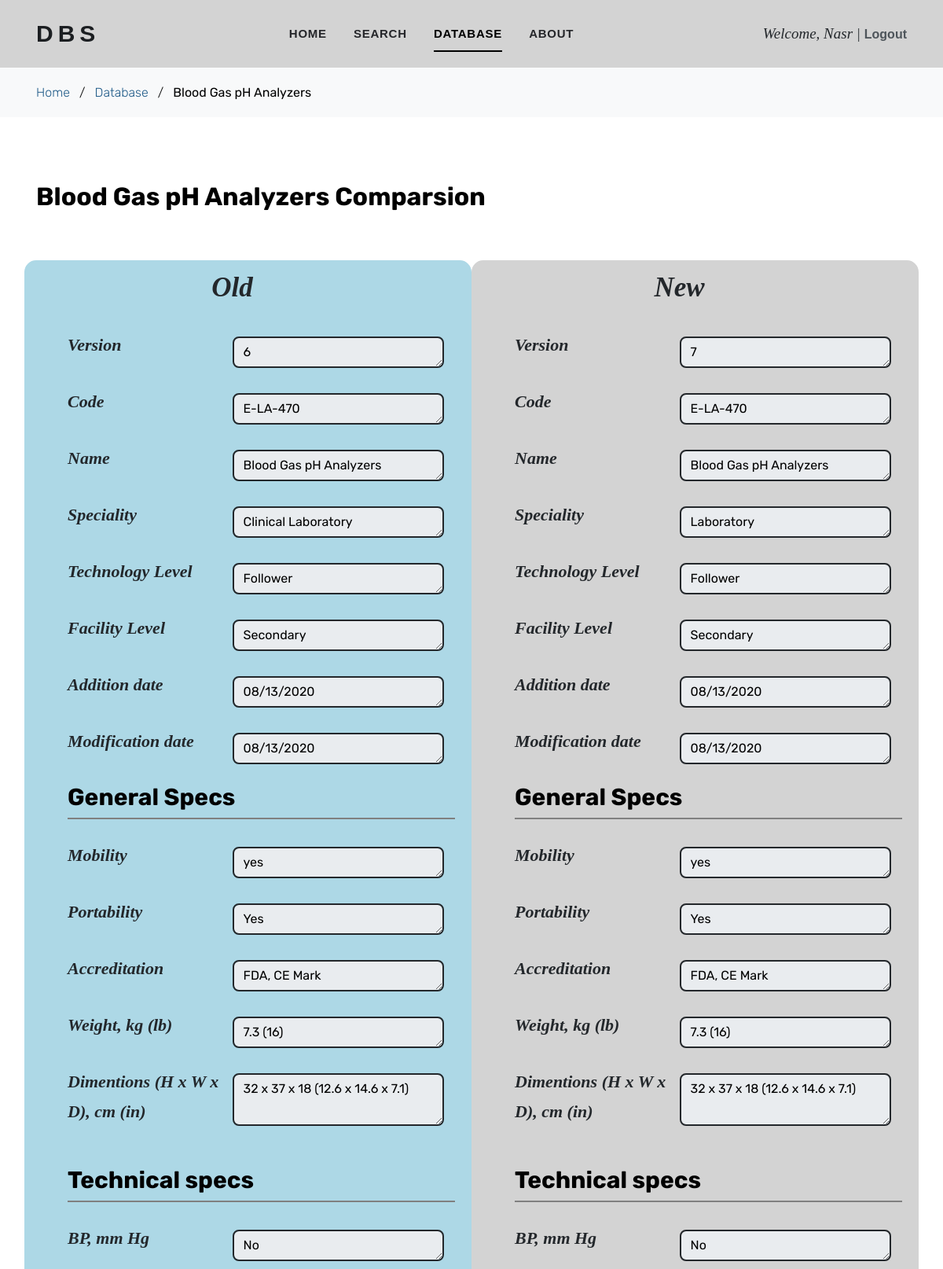
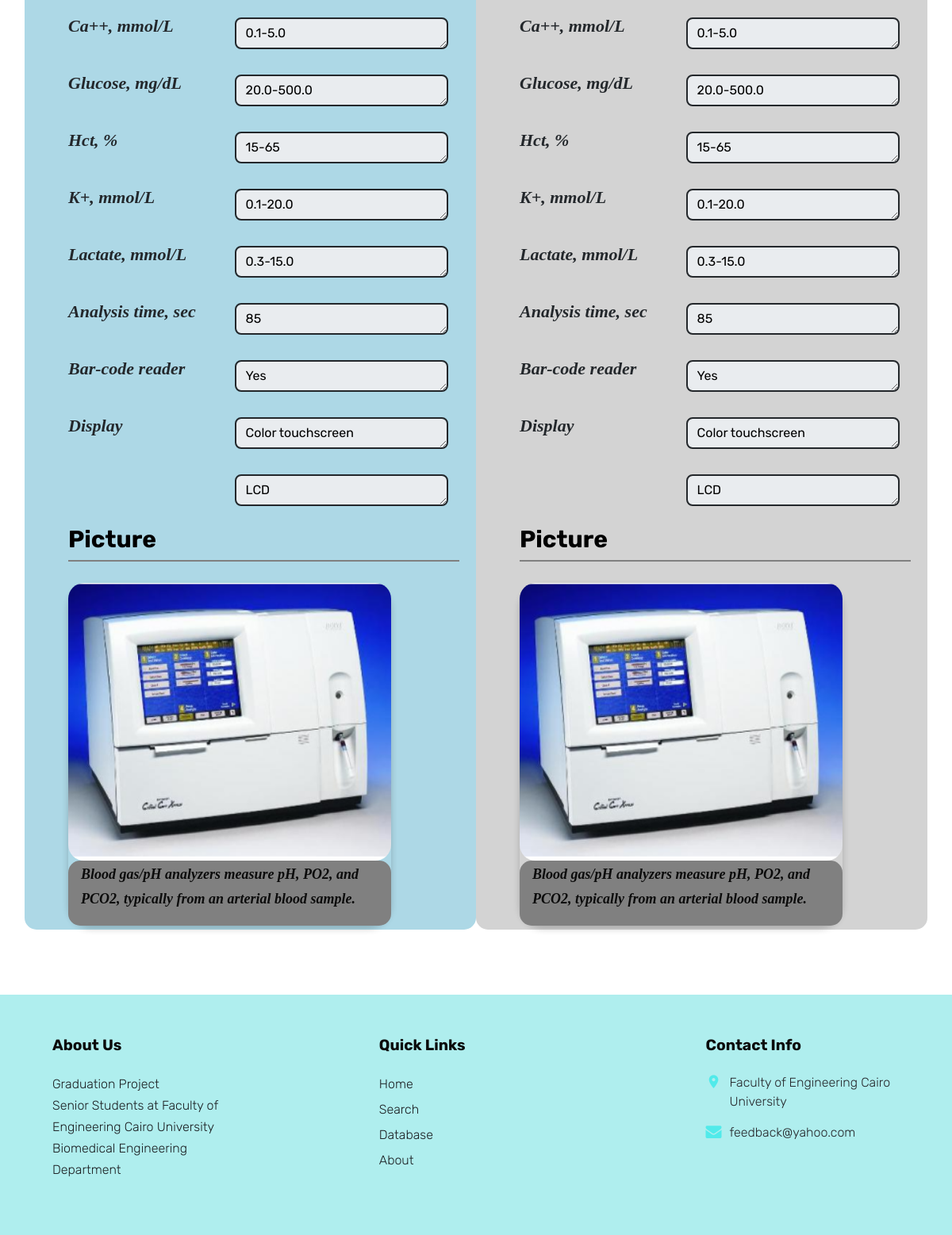
The app's page /techspecs/compare/4/ (signed in) with its own data (2 pictures, top to bottom).
### techspecs/models.py (models this page shows, shortened)
class Technical_Report_Copy(models.Model):
    code = models.CharField(max_length=10)
    version = models.PositiveIntegerField()
    equipment_name = models.CharField(max_length=50)
    purpose = models.TextField(default='654')
    speciality = models.CharField(max_length=25)
    picture = models.ImageField(upload_to='media/', height_field=None, width_field=None, max_length=1000)
    general_specs = models.ManyToManyField(General_Specs, blank=True)
    technical_specs = models.ManyToManyField(Technical_Specs, blank=True)
    modification_date = models.CharField(max_length=20)
    addition_date = models.CharField(max_length=20)
    technology_level = models.CharField(max_length=10)
    facility_level = models.CharField(max_length=10)

class General_Specs(models.Model):
    name = models.CharField(max_length=100, null=True)
    value = models.CharField(max_length=100, null=True)

class Technical_Specs(models.Model):
    name = models.CharField(max_length=100, null=True, blank=True)
    value = models.CharField(max_length=100, null=True, blank=True)

class Technical_Report(models.Model):
    code = models.CharField(max_length=10)
    version = models.PositiveIntegerField()
    equipment_name = models.CharField(max_length=50)
    purpose = models.TextField(default='654')
    speciality = models.CharField(max_length=25)
    picture = models.ImageField(upload_to='media/', height_field=None, width_field=None, max_length=1000)
    general_specs = models.ManyToManyField(General_Specs, blank=True)
    technical_specs = models.ManyToManyField(Technical_Specs, blank=True)
    modification_date = models.CharField(max_length=20)
    addition_date = models.CharField(max_length=20)
    technology_level = models.CharField(max_length=10)
    facility_level = models.CharField(max_length=10)

### techspecs/views.py (the view)
# urls.py: path('compare/<str:id>/', views.archive_view, name='compare'),
@login_required(login_url='login')
def archive_view(request, id):
    new_device = Technical_Report.objects.get(pk=id)
    device = Technical_Report_Copy.objects.get(pk=id)
    return render(request, 'techspecs/compare.html', {'new_device': new_device, 'device': device})

### techspecs/templates/techspecs/compare.html (shortened to what this page needs)
{% extends 'base.html' %}
{% block content %}
    <div class="site-navbar py-2" style="background: lightgray">
      <div class="container">
        <div class="d-flex align-items-center justify-content-between">
          <div class="logo">
            <div class="site-logo">
              <a href="{% url 'home' %}" class="js-logo-clone">DBS</a>
            </div>
          </div>
        <div class="main-nav d-none d-lg-block">
                <nav class="site-navigation text-right text-md-center" role="navigation">
                  <ul class="site-menu js-clone-nav d-none d-lg-block">
                    <li><a href="{% url 'home' %}">Home</a></li>
                    <li><a href="{% url 'search' %}">Search</a></li>
                    <li class="active"><a href="{% url 'all_equipments' %}">Database</a></li>
                    <li><a href="{% url 'about' %}">About</a></li>
                  </ul>
                </nav>
              </div>
            {% if user.is_authenticated %}
            <div>
            <span class="text" style="font-size: 19px; text-transform: capitalize"> Welcome, {{ request.user }}  |  </span>
            <span><a href="{% url 'logout' %}">Logout</a></span>
            </div>
        {% else %}
            <span><a href="{% url 'login' %}">Sign In</a> | <a href="{% url 'register' %}">Sign Up</a></span>
        {% endif %}
        </div>
      </div>
</div>
    <div class="bg-light py-3">
      <div class="container">
        <div class="row">
          <div class="col-md-12 mb-0">
            <a href="{% url 'home' %}" style="color: #1d5987">Home</a> <span class="mx-2 mb-0">/</span>
          <a href="{% url 'all_equipments' %}" style="color: #1d5987">Database</a> <span class="mx-2 mb-0">/</span>
            <strong class="text-black">{{ device.equipment_name }}</strong>
            </div>
        </div>
      </div>
    </div>
<div class="site-section">
<div class="container">
<h2 class="text-black">
    <b>{{ device.equipment_name }} Comparsion</b>
</h2>
<br/>
<br/>
<div class="row">
  <div class="column" style="background-color:lightblue; border: 2px solid lightblue;border-radius: 15px">
    <form class="text-black" style="padding-left: 50px ">
<div class="form-group row ">
<label for="colFormLabel"  style="text-align: center; font-size: 35px" class="col-sm-10 text_form text-black">Old</label>
</div>
<div class="form-group row ">
<label for="colFormLabel" class="col-sm-5 text_form">Version</label>
<textarea class="form-control col-sm-6 text-black input_form" id="colFormLabel" rows="1" readonly wrap="hard">{{ device.version }}</textarea>
</div>
{% if device.code %}
<div class="form-group row ">
<label for="colFormLabel" class="col-sm-5 text_form">Code</label>
<textarea class="form-control col-sm-6 text-black input_form" id="colFormLabel" rows="1" readonly wrap="hard">{{ device.code }}</textarea>
</div>
{% endif %}
{% if device.equipment_name %}
<div class="form-group row">
<label for="colFormLabel" class="col-sm-5 text_form">Name</label>
<textarea class="form-control col-sm-6 text-black input_form" id="colFormLabel" rows="1" readonly wrap="hard" >{{ device.equipment_name }}</textarea>
</div>
{% endif %}
{% if device.speciality %}
<div class="form-group row">
<label for="colFormLabel" class="col-sm-5 text_form">Speciality</label>
<textarea class="form-control col-sm-6 text-black input_form" id="colFormLabel" rows="1" readonly wrap="hard">{{ device.speciality }}</textarea>
</div>
{% endif %}
{% if device.technology_level %}
<div class="form-group row">
<label for="colFormLabel" class="col-sm-5 text_form">Technology Level</label>
<textarea class="form-control col-sm-6 text-black input_form" id="colFormLabel" rows="1" readonly wrap="hard">{{ device.technology_level }}</textarea>
</div>
{% endif %}
{% if device.facility_level %}
<div class="form-group row">
<label for="colFormLabel" class="col-sm-5 text_form">Facility Level </label>
<textarea class="form-control col-sm-6 text-black input_form" id="colFormLabel" rows="1" readonly wrap="hard">{{ device.facility_level }}</textarea>
</div>
{% endif %}
{% if device.addition_date %}
<div class="form-group row">
<label for="colFormLabel" class="col-sm-5 text_form">Addition date</label>
<textarea class="form-control col-sm-6 text-black input_form" id="colFormLabel" rows="1" readonly wrap="hard">{{ device.addition_date }}</textarea>
</div>
{% endif %}
{% if device.modification_date %}
<div class="form-group row">
<label for="colFormLabel" class="col-sm-5 text_form">Modification date</label>
<textarea class="form-control col-sm-6 text-black input_form" id="colFormLabel" rows="1" readonly wrap="hard">{{ device.modification_date }}</textarea>
</div>
{% endif %}
{% if device.general_specs.all  %}
<h2  style="font-weight: bold; font-size: 30px">General Specs</h2>
<hr style="border: 1px solid gray; width: 13cm; margin: 0px "/><br/>
{% endif %}
{% for item in device.general_specs.all %}
    <div class="form-group row">
    <label for="colFormLabel" class="col-sm-5 text_form">{{item.name}}</label>
    <textarea class="form-control col-sm-6 text-black input_form" id="colFormLabel" rows="1" readonly wrap="hard">{{ item.value }}</textarea>
    </div>
{% endfor %}
    <br/>
{% if device.technical_specs.all  %}
<h2  style="font-weight: bold; font-size: 30px">Technical specs</h2>
<hr style="border: 1px solid gray; width: 13cm; margin: 0px "/><br/>
{% endif %}
{% for item in device.technical_specs.all %}
    <div class="form-group row">
    <label for="colFormLabel" class="col-sm-5 text_form">{{item.name}}</label>
    <textarea class="form-control col-sm-6 text-black input_form" id="colFormLabel" rows="1" readonly wrap="hard">{{ item.value }}</textarea>
    </div>
{% endfor %}
{% if device.picture %}
<h2  style="font-weight: bold; font-size: 30px">Picture</h2>
<hr style="border: 1px solid gray; width: 13cm; margin: 0px "/><br/>
<div class="card1" >
  <img src="{{ device.picture.url }}" class="card-img" alt="Image" style="border-radius: 20px; height: 350px">
  {% if device.purpose %}
    <div class="card-body container" style="background: gray;border-radius: 15px;" >
    <p class=" text_form"  style="color: #0b0b0b; font-size: 18px">{{device.purpose }}</p>
  </div>
  {% endif %}
</div>
{% endif %}
</form>
  </div>
  <div class="column" style="background-color:lightgray; border: 2px solid lightgray;border-radius: 15px;">
    <form class="text-black" style="padding-left: 50px ">
<div class="form-group row ">
<label for="colFormLabel"  style="text-align: center; font-size: 35px;"  class="col-sm-10 text_form">New</label>
</div>
<div class="form-group row ">
<label for="colFormLabel" class="col-sm-5 text_form">Version</label>
<textarea class="form-control col-sm-6 text-black input_form" id="colFormLabel" rows="1" readonly wrap="hard">{{ new_device.version }}</textarea>
</div>
{% if new_device.code %}
<div class="form-group row ">
<label for="colFormLabel" class="col-sm-5 text_form">Code</label>
<textarea class="form-control col-sm-6 text-black input_form" id="colFormLabel" rows="1" readonly wrap="hard">{{ new_device.code }}</textarea>
</div>
{% endif %}
{% if new_device.equipment_name %}
<div class="form-group row">
<label for="colFormLabel" class="col-sm-5 text_form">Name</label>
<textarea class="form-control col-sm-6 text-black input_form" id="colFormLabel" rows="1" readonly wrap="hard" >{{ new_device.equipment_name }}</textarea>
</div>
{% endif %}
{% if new_device.speciality %}
<div class="form-group row">
<label for="colFormLabel" class="col-sm-5 text_form">Speciality</label>
<textarea class="form-control col-sm-6 text-black input_form" id="colFormLabel" rows="1" readonly wrap="hard">{{ new_device.speciality }}</textarea>
</div>
{% endif %}
{% if new_device.technology_level %}
<div class="form-group row">
<label for="colFormLabel" class="col-sm-5 text_form">Technology Level</label>
<textarea class="form-control col-sm-6 text-black input_form" id="colFormLabel" rows="1" readonly wrap="hard">{{ new_device.technology_level }}</textarea>
</div>
{% endif %}
{% if new_device.facility_level %}
<div class="form-group row">
<label for="colFormLabel" class="col-sm-5 text_form">Facility Level </label>
<textarea class="form-control col-sm-6 text-black input_form" id="colFormLabel" rows="1" readonly wrap="hard">{{ new_device.facility_level }}</textarea>
</div>
{% endif %}
{% if new_device.addition_date %}
<div class="form-group row">
<label for="colFormLabel" class="col-sm-5 text_form">Addition date</label>
<textarea class="form-control col-sm-6 text-black input_form" id="colFormLabel" rows="1" readonly wrap="hard">{{ new_device.addition_date }}</textarea>
</div>
{% endif %}
{% if new_device.modification_date %}
<div class="form-group row">
<label for="colFormLabel" class="col-sm-5 text_form">Modification date</label>
<textarea class="form-control col-sm-6 text-black input_form" id="colFormLabel" rows="1" readonly wrap="hard">{{ new_device.modification_date }}</textarea>
</div>
{% endif %}
{% if new_device.general_specs.all  %}
<h2  style="font-weight: bold; font-size: 30px">General Specs</h2>
<hr style="border: 1px solid gray; width: 13cm; margin: 0px "/><br/>
{% endif %}
{% for item in new_device.general_specs.all %}
    <div class="form-group row">
    <label for="colFormLabel" class="col-sm-5 text_form">{{item.name}}</label>
    <textarea class="form-control col-sm-6 text-black input_form" id="colFormLabel" rows="1" readonly wrap="hard">{{ item.value }}</textarea>
    </div>
{% endfor %}
    <br/>
{% if new_device.technical_specs.all  %}
<h2  style="font-weight: bold; font-size: 30px">Technical specs</h2>
<hr style="border: 1px solid gray; width: 13cm; margin: 0px "/><br/>
{% endif %}
{% for item in new_device.technical_specs.all %}
    <div class="form-group row">
    <label for="colFormLabel" class="col-sm-5 text_form">{{item.name}}</label>
    <textarea class="form-control col-sm-6 text-black input_form" id="colFormLabel" rows="1" readonly wrap="hard">{{ item.value }}</textarea>
    </div>
{% endfor %}
{% if new_device.picture %}
<h2  style="font-weight: bold; font-size: 30px">Picture</h2>
<hr style="border: 1px solid gray; width: 13cm; margin: 0px "/><br/>
<div class="card1" >
  <img src="{{ new_device.picture.url }}" class="card-img" alt="Image" style="border-radius: 20px; height: 350px">
    {% if new_device.purpose %}
  <div class="card-body container" style="background: gray;border-radius: 15px;" >
    <p class=" text_form"  style="color: #0b0b0b; font-size: 18px">{{new_device.purpose }}</p>
  </div>
    {% endif %}
</div>
{% endif %}
</form>
  </div>
</div>
</div>
</div>
{% endblock %}

### static/techspecs/css/style.css (style rules this page uses)
body { line-height: 1.7; color: black; font-weight: 300; font-size: 16px; }
a { -webkit-transition: .3s all ease; -o-transition: .3s all ease; transition: .3s all ease; }
.text-black { color: #000; }
.site-section { padding: 2.5em 0; }
@media (min-width: 768px) { .site-section { padding: 5em 0; } }
.site-logo a { text-transform: uppercase; letter-spacing: .2em; font-size: 30px; color: #1b1e21 !important; font-weight: 900; }
.site-navbar { margin-bottom: 0px; z-index: 2000; position: relative; top: 0; width: 100%; background: white; }
.site-navbar a { color: #4e555b; font-family: "Italic Outline Art", sans-serif; text-shadow: #363636; font-weight: bold; }
.site-navbar .site-navigation .site-menu { margin-left: 0; padding-left: 0; margin-bottom: 0; }
.site-navbar .site-navigation .site-menu .active > a { color: #000; position: relative; }
.site-navbar .site-navigation .site-menu .active > a:before { content: ""; position: absolute; left: 10px; right: 10px; height: 2px; background: #000; bottom: 0; }
.site-navbar .site-navigation .site-menu a { text-decoration: none !important; font-size: 15px; display: inline-block; }
.site-navbar .site-navigation .site-menu > li { display: inline-block; padding: 10px 5px; }
.site-navbar .site-navigation .site-menu > li > a { padding: 10px 10px; text-transform: uppercase; letter-spacing: .05em; color: #25262a; font-size: 15px; text-decoration: none !important; }
.site-mobile-menu .site-mobile-menu-header .site-mobile-menu-logo a { display: inline-block; text-transform: uppercase; color: #000; letter-spacing: .2em; font-size: 22px; font-weight: 900; }
.site-mobile-menu .site-nav-wrap { padding: 0; margin: 0; list-style: none; position: relative; }
.site-mobile-menu .site-nav-wrap a { padding: 10px 20px; display: block; position: relative; color: #212529; }
.site-mobile-menu .site-nav-wrap li { position: relative; display: block; }
.site-mobile-menu .site-nav-wrap > li { display: block; position: relative; float: left; width: 100%; }
.site-mobile-menu .site-nav-wrap > li > a { padding-left: 20px; font-size: 20px; }

### static/techspecs/mystyle.css (style rules this page uses)
.input_form { margin: 8px 0; box-sizing: border-box; border: 2px solid #23272b; border-radius: 8px; outline: none; }
.text { font-family: "Times New Roman", serif; font-style: italic; text-shadow: #363636; color: #23272b; font-size: 24px; }
.text_form { font-family: "Times New Roman", serif; font-weight: bold; font-style: italic; text-shadow: #363636; color: #23272b; font-size: 22px; }
.column { flex: 50%; float: left; width: 50%; padding: 3px; }
.row:after { content: ""; display: table; clear: both; }
img { border-radius: 5px 5px 0 0; }
.container { padding: 2px 16px; }
.card1 { box-shadow: 0 4px 8px 0 rgba(0,0,0,0.2); transition: 0.3s; width: 80%; height: 60%; border-radius: 30px; }

### records on screen
Technical_Report_Copy: equipment_name "Blood Gas pH Analyzers", version "6", code "E-LA-470", speciality "Clinical Laboratory", technology_level "Follower", facility_level "Secondary", addition_date "08/13/2020", modification_date "08/13/2020", picture (picture), purpose "Blood gas/pH analyzers measure pH, PO2, and PCO2, typically from an arterial blood sample."
General_Specs: name "Mobility", value "yes"
General_Specs: name "Portability", value "Yes"
General_Specs: name "Accreditation", value "FDA, CE Mark"
General_Specs: name "Weight, kg (lb)", value "7.3 (16)"
General_Specs: name "Dimentions (H x W x D), cm (in)", value "32 x 37 x 18 (12.6 x 14.6 x 7.1)"
Technical_Specs: name "BP, mm Hg", value "No"
Technical_Specs: name "Ca++, mmol/L", value "0.1-5.0"
Technical_Specs: name "Glucose, mg/dL", value "20.0-500.0"
Technical_Specs: name "Hct, %", value "15-65"
Technical_Specs: name "K+, mmol/L", value "0.1-20.0"
Technical_Specs: name "Lactate, mmol/L", value "0.3-15.0"
Technical_Specs: name "Analysis time, sec", value "85"
Technical_Specs: name "Bar-code reader", value "Yes"
Technical_Specs: name "Display", value "Color touchscreen"
Technical_Specs: value "LCD"
Technical_Report: version "7", code "E-LA-470", equipment_name "Blood Gas pH Analyzers", speciality "Laboratory", technology_level "Follower", facility_level "Secondary", addition_date "08/13/2020", modification_date "08/13/2020", picture (picture), purpose "Blood gas/pH analyzers measure pH, PO2, and PCO2, typically from an arterial blood sample."
General_Specs: name "Mobility", value "yes"
General_Specs: name "Portability", value "Yes"
General_Specs: name "Accreditation", value "FDA, CE Mark"
General_Specs: name "Weight, kg (lb)", value "7.3 (16)"
General_Specs: name "Dimentions (H x W x D), cm (in)", value "32 x 37 x 18 (12.6 x 14.6 x 7.1)"
Technical_Specs: name "BP, mm Hg", value "No"
Technical_Specs: name "Ca++, mmol/L", value "0.1-5.0"
Technical_Specs: name "Glucose, mg/dL", value "20.0-500.0"
Technical_Specs: name "Hct, %", value "15-65"
Technical_Specs: name "K+, mmol/L", value "0.1-20.0"
Technical_Specs: name "Lactate, mmol/L", value "0.3-15.0"
Technical_Specs: name "Analysis time, sec", value "85"
Technical_Specs: name "Bar-code reader", value "Yes"
Technical_Specs: name "Display", value "Color touchscreen"
Technical_Specs: value "LCD"

### other values on screen
{{ request.user }} "Nasr"
